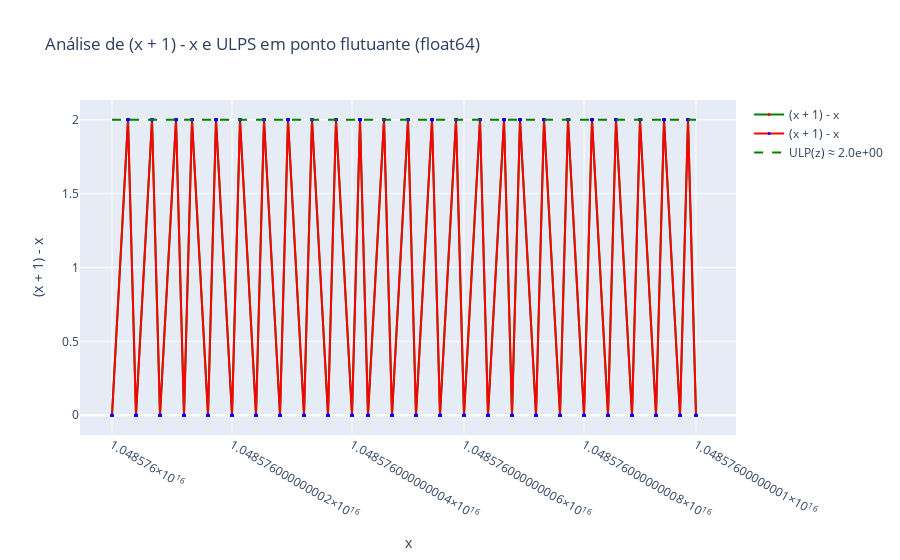

Here is the notebook cell this chart was saved with:
### Code cell
z = np.float64(40**10)
ulp = np.nextafter(z, np.inf, dtype=np.float64) - z

x = np.linspace(z, z + 100, 1000, dtype=np.float64)
y = x + 1 - x

x2 = np.linspace(z, z + 100, 10000, dtype=np.float64)
y2 = x2 + 1 - x2

fig = go.Figure()

# Trace principal
fig.add_trace(go.Scatter(x=x, y=y,
                         mode="lines+markers",
                         line=dict(color="green"),
                         marker=dict(color="red", size=3),
                         name='(x + 1) - x'))

fig.add_trace(go.Scatter(x=x, y=y,
                         mode="lines+markers",
                         line=dict(color="red"),
                         marker=dict(color="blue", size=3),
                         name='(x + 1) - x'))

# Linha horizontal da ULP
fig.add_trace(go.Scatter(x=[x[0], x[-1]], y=[ulp, ulp],
                         mode="lines",
                         line=dict(dash='dash', color='green'),
                         name=f"ULP(z) ≈ {ulp:.1e}"))

fig.update_layout(
    title="Análise de (x + 1) - x e ULPS em ponto flutuante (float64)",
    xaxis_title="x",
    yaxis_title="(x + 1) - x",
    hovermode="x unified"
)

fig.show()

### Figure 1 — Plotly figure (JSON) as saved in the notebook; plotly's stock layout.template omitted (floating-point values rounded to 4 significant figures; data arrays with more than 128 entries replaced by an {"elided": "..."} marker saying what was removed)
{"data": [{"line": {"color": "green"}, "marker": {"color": "red", "size": 3}, "mode": "lines+markers", "name": "(x + 1) - x", "type": "scatter", "x": {"elided": "1000 float values"}, "y": {"elided": "1000 float values"}}, {"line": {"color": "red"}, "marker": {"color": "blue", "size": 3}, "mode": "lines+markers", "name": "(x + 1) - x", "type": "scatter", "x": {"elided": "1000 float values"}, "y": {"elided": "1000 float values"}}, {"line": {"color": "green", "dash": "dash"}, "mode": "lines", "name": "ULP(z) ≈ 2.0e+00", "type": "scatter", "x": [10485760000000000, 10485760000000100], "y": [2, 2]}], "layout": {"hovermode": "x unified", "title": {"text": "Análise de (x + 1) - x e ULPS em ponto flutuante (float64)"}, "xaxis": {"title": {"text": "x"}}, "yaxis": {"title": {"text": "(x + 1) - x"}}}}
